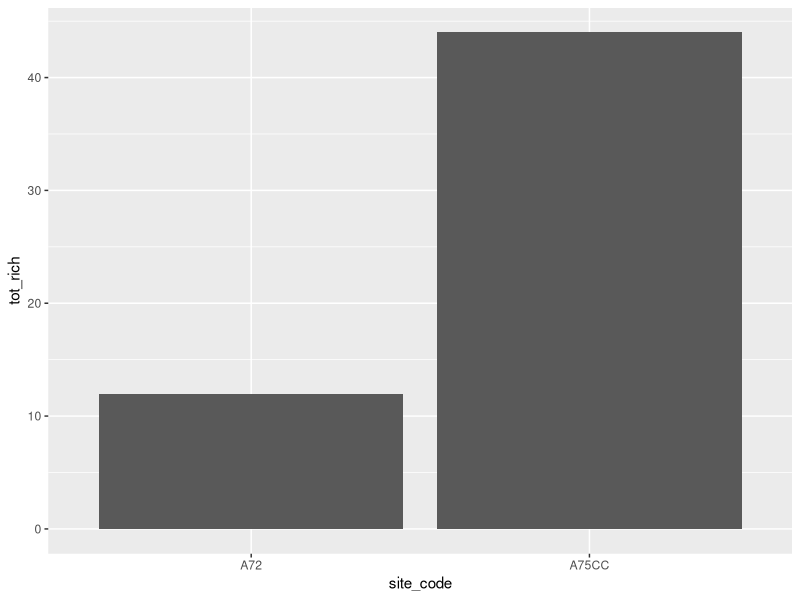
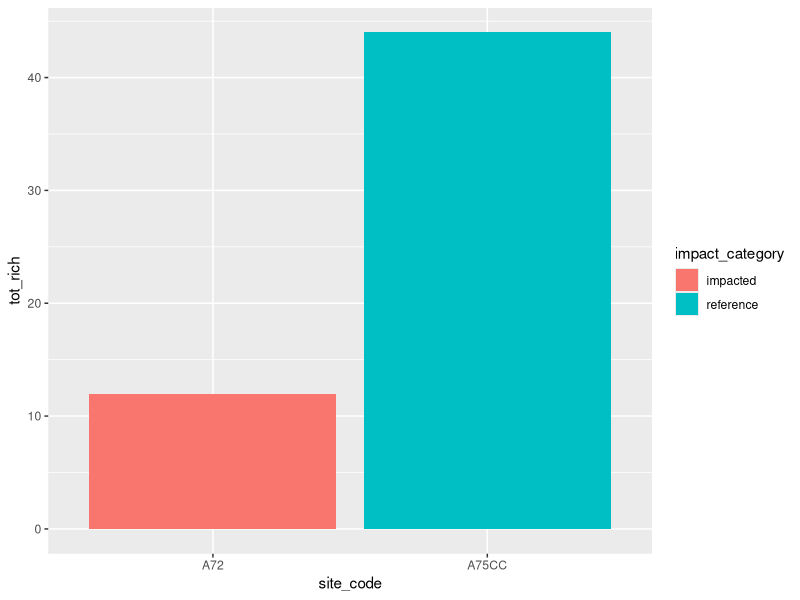
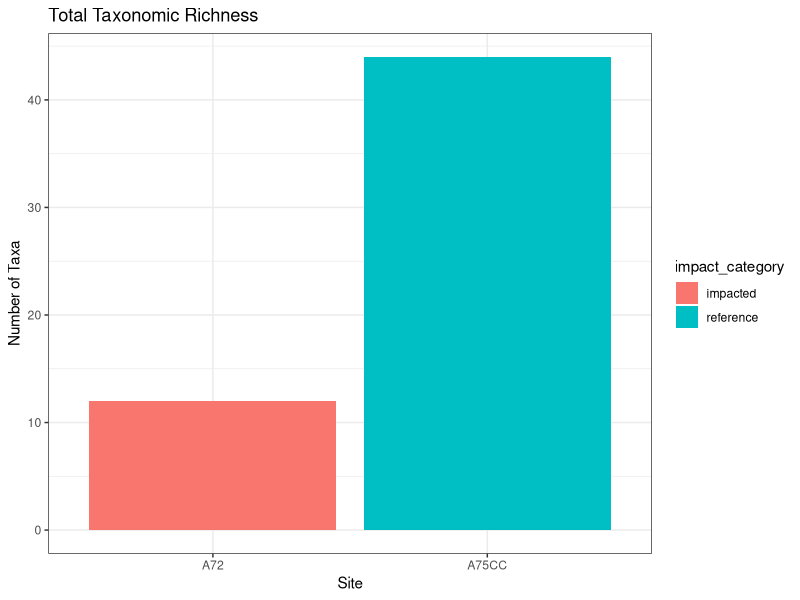
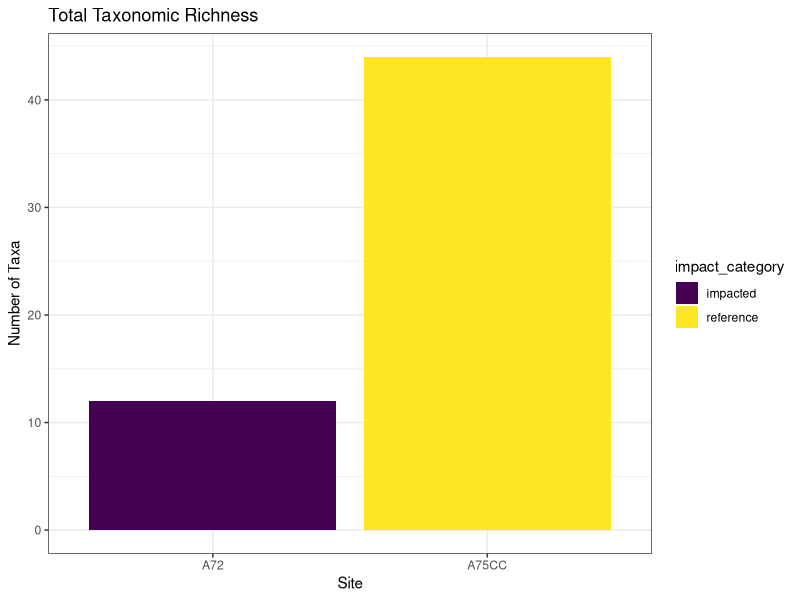
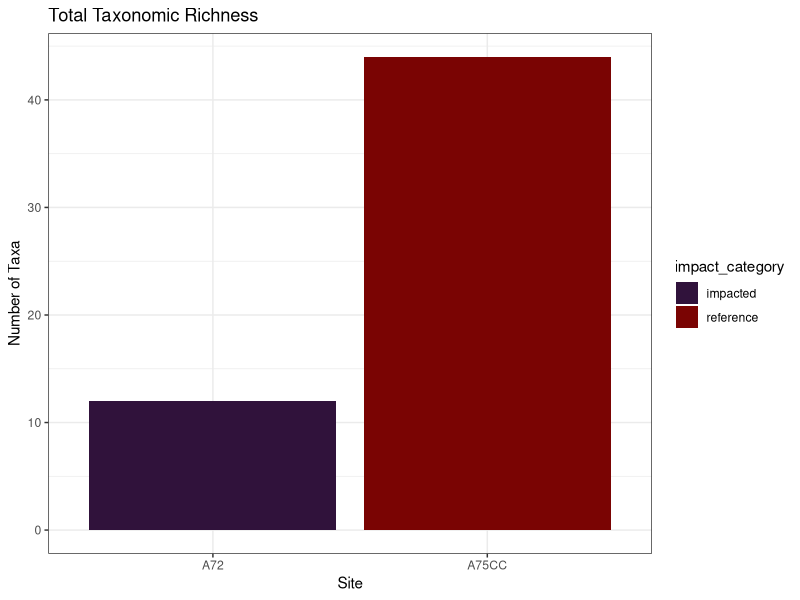
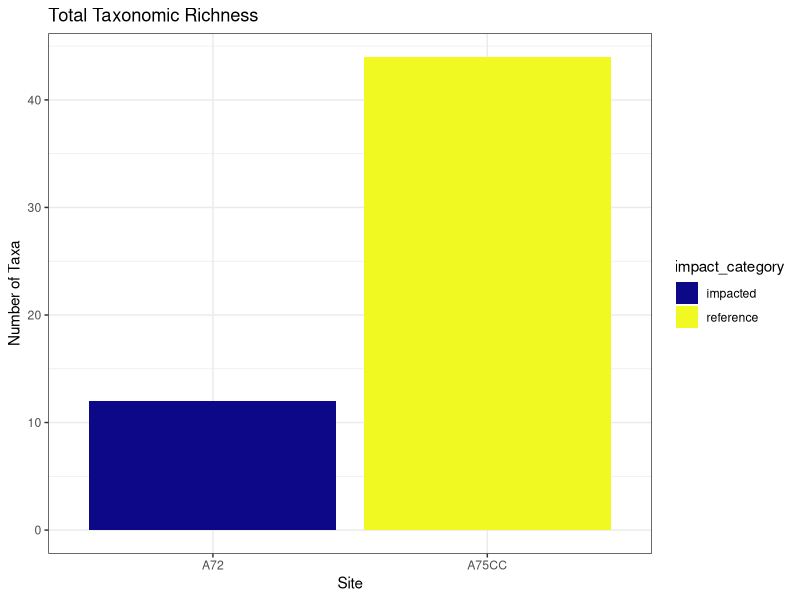
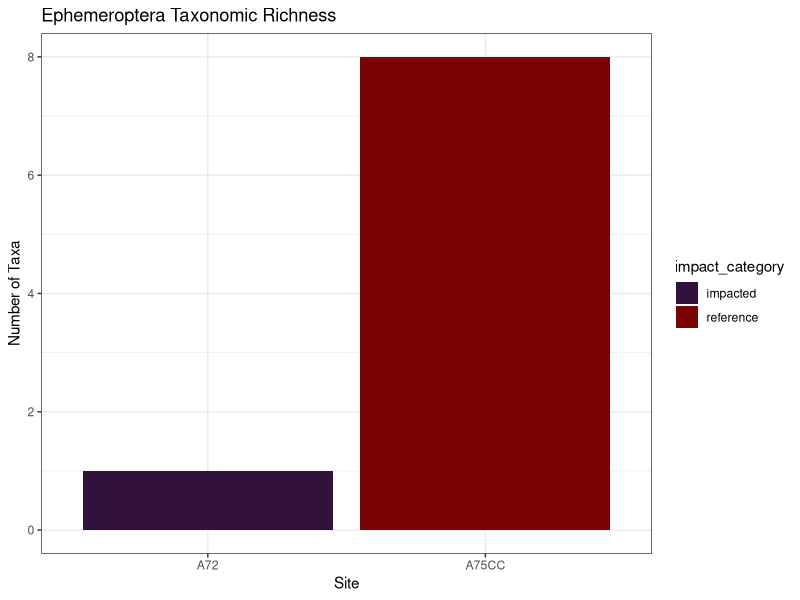

Generate these figures, in order, with R:
## ---- chunk 1
knitr::opts_chunk$set(echo = TRUE)
library(readxl)
library(tidyverse)

site1 <- read_excel(here::here("data/MMI_HW_data.xlsx"),
                    sheet = "A75CC")
site2 <- read_excel(here::here("data/MMI_HW_data.xlsx"),
                    sheet = "A72")
taxa_info <- read_excel(here::here("data/MMI_HW_data.xlsx"),
                        sheet = "taxa_info")

site_info <- read_excel(here::here("data/MMI_HW_data.xlsx"),
                        sheet = "site_info")
## ---- chunk 2
head(site1)
head(taxa_info)
## ---- chunk 3
site_taxa <- left_join(site1, taxa_info)
head(site_taxa)
## ---- chunk 4
site_taxa|>
  distinct(site_code, Taxon) |>
  group_by(site_code) |>
  summarize(tot_rich = n())
## ---- chunk 5
total_rich <- site_taxa|>
  distinct(site_code, Taxon) |>
  group_by(site_code) |>
  summarize(tot_rich = n())

total_rich
## ---- chunk 6
site_taxa %>%
  filter(Order == "Ephemeroptera")
## ---- chunk 7
site_taxa %>%
  filter(Order != "Ephemeroptera")
## ---- chunk 8
site_taxa %>%
  filter(Order == "Ephemeroptera")
## ---- chunk 9
ephem_rich <- site_taxa %>%
  filter(Order == "Ephemeroptera") |>
  distinct(site_code, Taxon) |>
  group_by(site_code) |>
  summarize(E_rich = n())
ephem_rich
## ---- chunk 10
single_results <- left_join(total_rich, ephem_rich)
single_results
## ---- chunk 11
site_taxa %>%
  filter(Order == "Ephemeroptera" |
           Order == "Plecoptera")
## ---- chunk 12
site_taxa %>%
  filter(Order == "Ephemeroptera" |
           Order == "Plecoptera" |
           Order == "Trichoptera")
## ---- chunk 13
ept_rich <- site_taxa %>%
  filter(Order == "Ephemeroptera" |
           Order == "Plecoptera" |
           Order == "Trichoptera") |>
  distinct(site_code, Taxon) |>
  group_by(site_code) |>
  summarize(EPT_rich = n())
ept_rich
## ---- chunk 14
single_results <- left_join(single_results, ept_rich)
single_results
## ---- chunk 15
site1 |> 
  select(site_code, Taxon, Count) |>
  mutate(tot_n = sum(Count))
## ---- chunk 16
site1 |> 
  select(site_code, Taxon, Count) |>
  mutate(tot_n = sum(Count),
         pi = Count / tot_n)
## ---- chunk 17
site1 |> 
  select(site_code, Taxon, Count) |>
  mutate(tot_n = sum(Count),
         pi = Count / tot_n,
         ln_pi = log(pi),
         pi_ln_pi = pi*ln_pi)
## ---- chunk 18
shannon <- site1 |> 
  select(site_code, Taxon, Count) |>
  mutate(tot_n = sum(Count),
         pi = Count / tot_n,
         ln_pi = log(pi),
         pi_ln_pi = pi*ln_pi) |>
  group_by(site_code) |>
  summarize(H = -sum(pi_ln_pi))
shannon
## ---- chunk 19
single_results <- left_join(single_results, shannon)
single_results
## ---- chunk 20
site_taxa |>
  select(site_code, Order, Count) |>
  mutate(tot_n = sum(Count)) |>
  filter(Order == "Ephemeroptera" |
           Order == "Plecoptera" |
           Order == "Trichoptera")
## ---- chunk 21
site_taxa |>
  select(site_code, Order, Count) |>
  mutate(tot_n = sum(Count)) |>
  filter(Order == "Ephemeroptera" |
           Order == "Plecoptera" |
           Order == "Trichoptera") |>
  group_by(site_code, tot_n) |>
  summarize(ept_n = sum(Count)) 
## ---- chunk 22
site_taxa |>
  select(site_code, Order, Count) |>
  mutate(tot_n = sum(Count)) |>
  filter(Order == "Ephemeroptera" |
           Order == "Plecoptera" |
           Order == "Trichoptera") |>
  group_by(site_code, tot_n) |>
  summarize(ept_n = sum(Count)) |>
  mutate(ept_percent_ind = ept_n / tot_n)
## ---- chunk 23
ept_ind <- site_taxa |>
  select(site_code, Order, Count) |>
  mutate(tot_n = sum(Count)) |>
  filter(Order == "Ephemeroptera" |
           Order == "Plecoptera" |
           Order == "Trichoptera") |>
  group_by(site_code, tot_n) |>
  summarize(ept_n = sum(Count)) |>
  mutate(ept_percent_ind = ept_n / tot_n) |>
  select(site_code, ept_percent_ind)
ept_ind
## ---- chunk 24
single_results <- left_join(single_results, ept_ind)
single_results
## ---- chunk 25
head(site2)
## ---- chunk 26
dim(site1) # note that output is number of rows and columns, in that order
dim(site2)
two_sites <- bind_rows(site1, site2)
dim(two_sites)
head(two_sites)

## ---- chunk 27
two_sites <- left_join(two_sites, taxa_info)
head(two_sites)
## ---- chunk 28
total_rich <- two_sites|>
  distinct(site_code, Taxon) |>
  group_by(site_code) |>
  summarize(tot_rich = n())

total_rich
## ---- chunk 29
ephem_rich <- two_sites %>%
  filter(Order == "Ephemeroptera") |>
  distinct(site_code, Taxon) |>
  group_by(site_code) |>
  summarize(E_rich = n())
ephem_rich

ept_ind <- two_sites |>
  select(site_code, Order, Count) |>
  group_by(site_code) |>
  mutate(tot_n = sum(Count)) |>
  filter(Order == "Ephemeroptera" |
           Order == "Plecoptera" |
           Order == "Trichoptera") |>
  group_by(site_code, tot_n) |>
  summarize(ept_n = sum(Count)) |>
  mutate(ept_percent_ind = ept_n / tot_n) |>
  select(site_code, ept_percent_ind)
ept_ind

two_sites_results <- left_join(total_rich, ephem_rich)
two_sites_results <- left_join(two_sites_results, ept_ind)
two_sites_results
## ---- chunk 30
ggplot(two_sites_results,
       aes(x = site_code,
           y = tot_rich)) +
  geom_bar(stat = "identity")
## ---- chunk 31
two_sites_results <- left_join(two_sites_results, site_info)

ggplot(two_sites_results,
       aes(x = site_code,
           y = tot_rich,
           fill = impact_category)) +
  geom_bar(stat = "identity")
## ---- chunk 32
ggplot(two_sites_results,
       aes(x = site_code,
           y = tot_rich,
           fill = impact_category)) +
  geom_bar(stat = "identity") +
  labs( title = "Total Taxonomic Richness", 
        x = "Site", 
        y = "Number of Taxa") +
  theme_bw()
## ---- chunk 33
ggplot(two_sites_results,
       aes(x = site_code,
           y = tot_rich,
           fill = impact_category)) +
  geom_bar(stat = "identity") +
  labs( title = "Total Taxonomic Richness", 
        x = "Site", 
        y = "Number of Taxa") +
  theme_bw() +
  scale_fill_viridis_d()
## ---- chunk 34
ggplot(two_sites_results,
       aes(x = site_code,
           y = tot_rich,
           fill = impact_category)) +
  geom_bar(stat = "identity") +
  labs( title = "Total Taxonomic Richness", 
        x = "Site", 
        y = "Number of Taxa") +
  theme_bw() +
  scale_fill_viridis_d(option = "H")

ggplot(two_sites_results,
       aes(x = site_code,
           y = tot_rich,
           fill = impact_category)) +
  geom_bar(stat = "identity") +
  labs( title = "Total Taxonomic Richness", 
        x = "Site", 
        y = "Number of Taxa") +
  theme_bw() +
  scale_fill_viridis_d(option = "plasma")
## ---- chunk 35
ggplot(two_sites_results,
       aes(x = site_code,
           y = E_rich,
           fill = impact_category)) +
  geom_bar(stat = "identity") +
  labs( title = "Ephemeroptera Taxonomic Richness", 
        x = "Site", 
        y = "Number of Taxa") +
  theme_bw() +
  scale_fill_viridis_d(option = "H")
